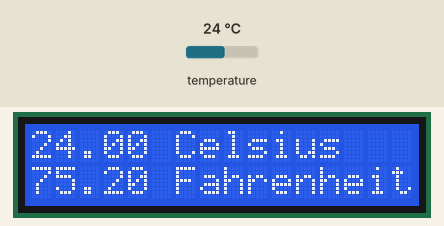
Bench run of a sketch on a simulated Arduino Uno, built with avr-gcc and run on an emulated ATmega328P. On the bench: 16×2 character LCD. Inputs (shaded band) come from the test bench; at power-on: temperature 24 °C. What the sketch prints to the serial monitor is not drawn.

Above: at 1.2 s.
1.3 s: temperature set to 12 °C
At 3.5 s:
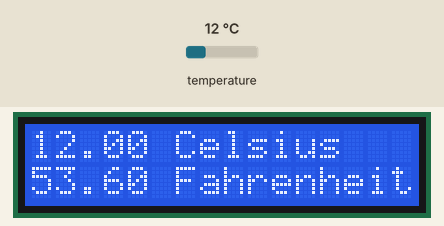
3.9 s: temperature set to 28 °C
At 5.8 s:
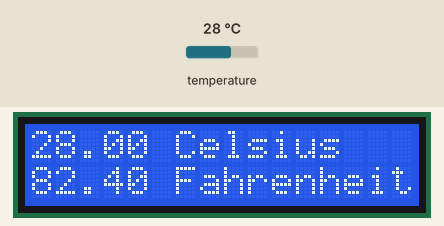
6.5 s: temperature set to 33 °C
At 8.1 s:
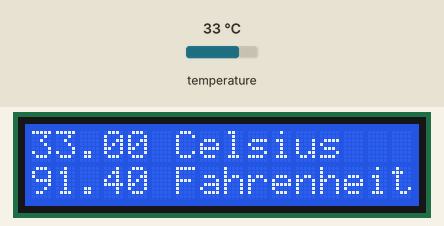
9.2 s: temperature set to 7 °C
At 11.5 s:
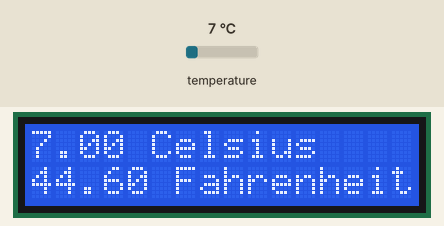
Timing chart, 0 to 12.8 s (numbered marks = the images above; inputs shaded):
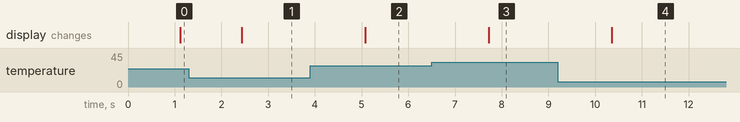

Measured:
- after the input at 1.3 s, the display: changes after 1.1 s (image 1)
- after the input at 3.9 s, the display: changes after 1.2 s (image 2)
- after the input at 6.5 s, the display: changes after 1.2 s (image 3)
- after the input at 9.2 s, the display: changes after 1.2 s (image 4)

The sketch:

thermometr_01.ino
```cpp
#include <OneWire.h>
#include <LiquidCrystal.h>

// OneWire DS18S20, DS18B20, DS1822 Temperature Example
//
// http://www.pjrc.com/teensy/td_libs_OneWire.html
//
// The DallasTemperature library can do all this work for you!
// http://milesburton.com/Dallas_Temperature_Control_Library

OneWire  ds(10);  // on pin 10 (a 4.7K resistor is necessary)
// initialize the library with the numbers of the interface pins
//LiquidCrystal lcd(12, 11, 5, 4, 3, 2);
LiquidCrystal lcd(7, 6, 5, 4, 3, 2);


void setup(void) {
  Serial.begin(9600);
  lcd.begin(16, 2);
}

void loop(void) {
  byte i;
  byte present = 0;
  byte type_s;
  byte data[12];
  byte addr[8];
  float celsius, fahrenheit;

  if ( !ds.search(addr)) {
    Serial.println("No more addresses.");
    Serial.println();
    ds.reset_search();
    delay(250);
    return;
  }

  Serial.print("ROM =");
  for( i = 0; i < 8; i++) {
    Serial.write(' ');
    Serial.print(addr[i], HEX);
  }

  if (OneWire::crc8(addr, 7) != addr[7]) {
      Serial.println("CRC is not valid!");
      return;
  }
  Serial.println();

  // the first ROM byte indicates which chip
  switch (addr[0]) {
    case 0x10:
      Serial.println("  Chip = DS18S20");  // or old DS1820
      type_s = 1;
      break;
    case 0x28:
      Serial.println("  Chip = DS18B20");
      type_s = 0;
      break;
    case 0x22:
      Serial.println("  Chip = DS1822");
      type_s = 0;
      break;
    default:
      Serial.println("Device is not a DS18x20 family device.");
      return;
  }

  ds.reset();
  ds.select(addr);
  ds.write(0x44, 1);        // start conversion, with parasite power on at the end

  delay(1000);     // maybe 750ms is enough, maybe not
  // we might do a ds.depower() here, but the reset will take care of it.

  present = ds.reset();
  ds.select(addr);
  ds.write(0xBE);         // Read Scratchpad

  Serial.print("  Data = ");
  Serial.print(present, HEX);
  Serial.print(" ");
  for ( i = 0; i < 9; i++) {           // we need 9 bytes
    data[i] = ds.read();
    Serial.print(data[i], HEX);
    Serial.print(" ");
  }
  Serial.print(" CRC=");
  Serial.print(OneWire::crc8(data, 8), HEX);
  Serial.println();

  // Convert the data to actual temperature
  // because the result is a 16 bit signed integer, it should
  // be stored to an "int16_t" type, which is always 16 bits
  // even when compiled on a 32 bit processor.
  int16_t raw = (data[1] << 8) | data[0];
  if (type_s) {
    raw = raw << 3; // 9 bit resolution default
    if (data[7] == 0x10) {
      // "count remain" gives full 12 bit resolution
      raw = (raw & 0xFFF0) + 12 - data[6];
    }
  } else {
    byte cfg = (data[4] & 0x60);
    // at lower res, the low bits are undefined, so let's zero them
    if (cfg == 0x00) raw = raw & ~7;  // 9 bit resolution, 93.75 ms
    else if (cfg == 0x20) raw = raw & ~3; // 10 bit res, 187.5 ms
    else if (cfg == 0x40) raw = raw & ~1; // 11 bit res, 375 ms
    //// default is 12 bit resolution, 750 ms conversion time
  }
  celsius = (float)raw / 16.0;
  fahrenheit = celsius * 1.8 + 32.0;
  Serial.print("  Temperature = ");
  Serial.print(celsius);
  Serial.print(" Celsius, ");
  Serial.print(fahrenheit);
  Serial.print(" Fahrenheit");
  Serial.println();

  lcd.clear();
  lcd.print(celsius);
  lcd.print(" Celsius");

  lcd.setCursor(0,1);
  lcd.print(fahrenheit);
  lcd.print(" Fahrenheit");

}
```
